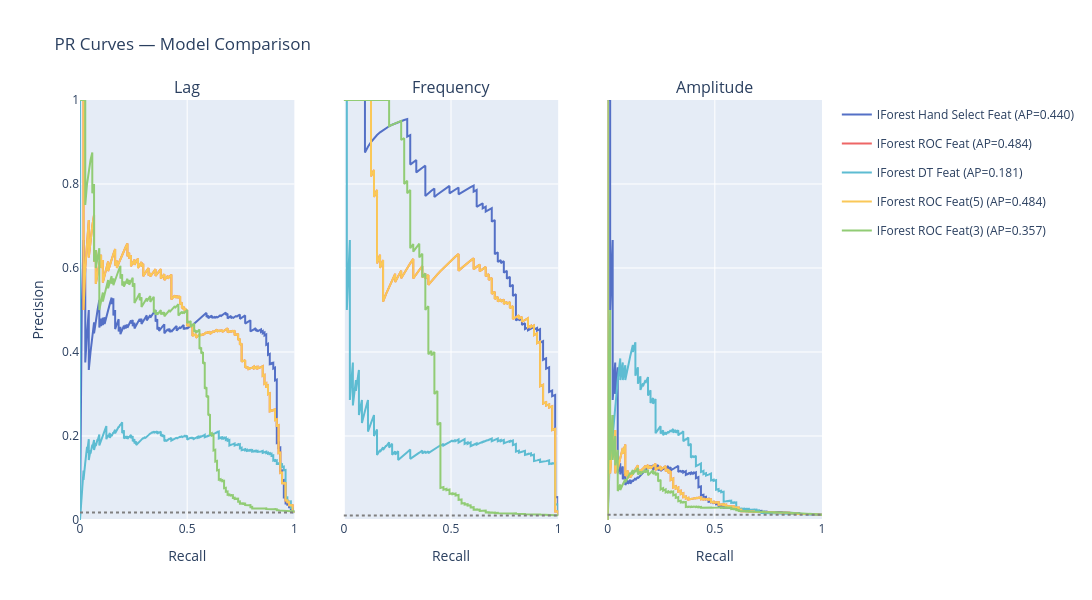

This figure's notebook cell:
### Code cell
ev = Evaluation(level="day")
fig = ev.plot_pr_curves_compared(
    # {k: c22_day_scores[k] for k in ["feat_diff", "clf_feat_select"]} | {"iforest_clf_select": iforest_day_scores_v2, "iforest_hand_select": iforest_day_scores_v1, "iforest_v3": iforest_day_scores_v3},
    iforest_day_scores,
    hvac_ds,
)
fig.show()

### Figure 1 — Plotly figure (JSON) as saved in the notebook; plotly's stock layout.template omitted (floating-point values rounded to 4 significant figures; data arrays with more than 128 entries replaced by an {"elided": "..."} marker saying what was removed)
{"data": [{"customdata": {"elided": "6819 float values"}, "hovertemplate": "<b>IForest Hand Select Feat</b><br>Recall: %{x:.3f}<br>Precision: %{y:.3f}<br>Threshold: %{customdata:.4f}<extra></extra>", "legendgroup": "IForest Hand Select Feat", "line": {"color": "#5470C6"}, "mode": "lines", "name": "IForest Hand Select Feat (AP=0.440)", "showlegend": true, "type": "scatter", "x": {"elided": "6819 float values"}, "xaxis": "x", "y": {"elided": "6819 float values"}, "yaxis": "y"}, {"customdata": {"elided": "6768 float values"}, "hovertemplate": "<b>IForest Hand Select Feat</b><br>Recall: %{x:.3f}<br>Precision: %{y:.3f}<br>Threshold: %{customdata:.4f}<extra></extra>", "legendgroup": "IForest Hand Select Feat", "line": {"color": "#5470C6"}, "mode": "lines", "name": "IForest Hand Select Feat (AP=0.742)", "showlegend": false, "type": "scatter", "x": {"elided": "6768 float values"}, "xaxis": "x2", "y": {"elided": "6768 float values"}, "yaxis": "y2"}, {"customdata": {"elided": "6782 float values"}, "hovertemplate": "<b>IForest Hand Select Feat</b><br>Recall: %{x:.3f}<br>Precision: %{y:.3f}<br>Threshold: %{customdata:.4f}<extra></extra>", "legendgroup": "IForest Hand Select Feat", "line": {"color": "#5470C6"}, "mode": "lines", "name": "IForest Hand Select Feat (AP=0.087)", "showlegend": false, "type": "scatter", "x": {"elided": "6782 float values"}, "xaxis": "x3", "y": {"elided": "6782 float values"}, "yaxis": "y3"}, {"customdata": {"elided": "6822 float values"}, "hovertemplate": "<b>IForest ROC Feat</b><br>Recall: %{x:.3f}<br>Precision: %{y:.3f}<br>Threshold: %{customdata:.4f}<extra></extra>", "legendgroup": "IForest ROC Feat", "line": {"color": "#EE6666"}, "mode": "lines", "name": "IForest ROC Feat (AP=0.484)", "showlegend": true, "type": "scatter", "x": {"elided": "6822 float values"}, "xaxis": "x", "y": {"elided": "6822 float values"}, "yaxis": "y"}, {"customdata": {"elided": "6770 float values"}, "hovertemplate": "<b>IForest ROC Feat</b><br>Recall: %{x:.3f}<br>Precision: %{y:.3f}<br>Threshold: %{customdata:.4f}<extra></extra>", "legendgroup": "IForest ROC Feat", "line": {"color": "#EE6666"}, "mode": "lines", "name": "IForest ROC Feat (AP=0.600)", "showlegend": false, "type": "scatter", "x": {"elided": "6770 float values"}, "xaxis": "x2", "y": {"elided": "6770 float values"}, "yaxis": "y2"}, {"customdata": {"elided": "6785 float values"}, "hovertemplate": "<b>IForest ROC Feat</b><br>Recall: %{x:.3f}<br>Precision: %{y:.3f}<br>Threshold: %{customdata:.4f}<extra></extra>", "legendgroup": "IForest ROC Feat", "line": {"color": "#EE6666"}, "mode": "lines", "name": "IForest ROC Feat (AP=0.064)", "showlegend": false, "type": "scatter", "x": {"elided": "6785 float values"}, "xaxis": "x3", "y": {"elided": "6785 float values"}, "yaxis": "y3"}, {"customdata": {"elided": "6843 float values"}, "hovertemplate": "<b>IForest DT Feat</b><br>Recall: %{x:.3f}<br>Precision: %{y:.3f}<br>Threshold: %{customdata:.4f}<extra></extra>", "legendgroup": "IForest DT Feat", "line": {"color": "#5DBCD2"}, "mode": "lines", "name": "IForest DT Feat (AP=0.181)", "showlegend": true, "type": "scatter", "x": {"elided": "6843 float values"}, "xaxis": "x", "y": {"elided": "6843 float values"}, "yaxis": "y"}, {"customdata": {"elided": "6793 float values"}, "hovertemplate": "<b>IForest DT Feat</b><br>Recall: %{x:.3f}<br>Precision: %{y:.3f}<br>Threshold: %{customdata:.4f}<extra></extra>", "legendgroup": "IForest DT Feat", "line": {"color": "#5DBCD2"}, "mode": "lines", "name": "IForest DT Feat (AP=0.203)", "showlegend": false, "type": "scatter", "x": {"elided": "6793 float values"}, "xaxis": "x2", "y": {"elided": "6793 float values"}, "yaxis": "y2"}, {"customdata": {"elided": "6807 float values"}, "hovertemplate": "<b>IForest DT Feat</b><br>Recall: %{x:.3f}<br>Precision: %{y:.3f}<br>Threshold: %{customdata:.4f}<extra></extra>", "legendgroup": "IForest DT Feat", "line": {"color": "#5DBCD2"}, "mode": "lines", "name": "IForest DT Feat (AP=0.135)", "showlegend": false, "type": "scatter", "x": {"elided": "6807 float values"}, "xaxis": "x3", "y": {"elided": "6807 float values"}, "yaxis": "y3"}, {"customdata": {"elided": "6822 float values"}, "hovertemplate": "<b>IForest ROC Feat(5)</b><br>Recall: %{x:.3f}<br>Precision: %{y:.3f}<br>Threshold: %{customdata:.4f}<extra></extra>", "legendgroup": "IForest ROC Feat(5)", "line": {"color": "#FAC858"}, "mode": "lines", "name": "IForest ROC Feat(5) (AP=0.484)", "showlegend": true, "type": "scatter", "x": {"elided": "6822 float values"}, "xaxis": "x", "y": {"elided": "6822 float values"}, "yaxis": "y"}, {"customdata": {"elided": "6770 float values"}, "hovertemplate": "<b>IForest ROC Feat(5)</b><br>Recall: %{x:.3f}<br>Precision: %{y:.3f}<br>Threshold: %{customdata:.4f}<extra></extra>", "legendgroup": "IForest ROC Feat(5)", "line": {"color": "#FAC858"}, "mode": "lines", "name": "IForest ROC Feat(5) (AP=0.600)", "showlegend": false, "type": "scatter", "x": {"elided": "6770 float values"}, "xaxis": "x2", "y": {"elided": "6770 float values"}, "yaxis": "y2"}, {"customdata": {"elided": "6785 float values"}, "hovertemplate": "<b>IForest ROC Feat(5)</b><br>Recall: %{x:.3f}<br>Precision: %{y:.3f}<br>Threshold: %{customdata:.4f}<extra></extra>", "legendgroup": "IForest ROC Feat(5)", "line": {"color": "#FAC858"}, "mode": "lines", "name": "IForest ROC Feat(5) (AP=0.064)", "showlegend": false, "type": "scatter", "x": {"elided": "6785 float values"}, "xaxis": "x3", "y": {"elided": "6785 float values"}, "yaxis": "y3"}, {"customdata": {"elided": "6431 float values"}, "hovertemplate": "<b>IForest ROC Feat(3)</b><br>Recall: %{x:.3f}<br>Precision: %{y:.3f}<br>Threshold: %{customdata:.4f}<extra></extra>", "legendgroup": "IForest ROC Feat(3)", "line": {"color": "#91CC75"}, "mode": "lines", "name": "IForest ROC Feat(3) (AP=0.357)", "showlegend": true, "type": "scatter", "x": {"elided": "6431 float values"}, "xaxis": "x", "y": {"elided": "6431 float values"}, "yaxis": "y"}, {"customdata": {"elided": "6380 float values"}, "hovertemplate": "<b>IForest ROC Feat(3)</b><br>Recall: %{x:.3f}<br>Precision: %{y:.3f}<br>Threshold: %{customdata:.4f}<extra></extra>", "legendgroup": "IForest ROC Feat(3)", "line": {"color": "#91CC75"}, "mode": "lines", "name": "IForest ROC Feat(3) (AP=0.386)", "showlegend": false, "type": "scatter", "x": {"elided": "6380 float values"}, "xaxis": "x2", "y": {"elided": "6380 float values"}, "yaxis": "y2"}, {"customdata": {"elided": "6392 float values"}, "hovertemplate": "<b>IForest ROC Feat(3)</b><br>Recall: %{x:.3f}<br>Precision: %{y:.3f}<br>Threshold: %{customdata:.4f}<extra></extra>", "legendgroup": "IForest ROC Feat(3)", "line": {"color": "#91CC75"}, "mode": "lines", "name": "IForest ROC Feat(3) (AP=0.056)", "showlegend": false, "type": "scatter", "x": {"elided": "6392 float values"}, "xaxis": "x3", "y": {"elided": "6392 float values"}, "yaxis": "y3"}], "layout": {"annotations": [{"font": {"size": 16}, "showarrow": false, "text": "Lag", "x": 0.1444, "xanchor": "center", "xref": "paper", "y": 1, "yanchor": "bottom", "yref": "paper"}, {"font": {"size": 16}, "showarrow": false, "text": "Frequency", "x": 0.5, "xanchor": "center", "xref": "paper", "y": 1, "yanchor": "bottom", "yref": "paper"}, {"font": {"size": 16}, "showarrow": false, "text": "Amplitude", "x": 0.8556, "xanchor": "center", "xref": "paper", "y": 1, "yanchor": "bottom", "yref": "paper"}], "height": 600, "shapes": [{"line": {"color": "gray", "dash": "dot"}, "type": "line", "x0": 0, "x1": 1, "xref": "x domain", "y0": 0.01783, "y1": 0.01783, "yref": "y"}, {"line": {"color": "gray", "dash": "dot"}, "type": "line", "x0": 0, "x1": 1, "xref": "x2 domain", "y0": 0.01045, "y1": 0.01045, "yref": "y2"}, {"line": {"color": "gray", "dash": "dot"}, "type": "line", "x0": 0, "x1": 1, "xref": "x3 domain", "y0": 0.01249, "y1": 0.01249, "yref": "y3"}], "title": {"text": "PR Curves — Model Comparison"}, "width": 1800, "xaxis": {"anchor": "y", "domain": [0, 0.2889], "range": [0, 1], "title": {"text": "Recall"}}, "xaxis2": {"anchor": "y2", "domain": [0.3556, 0.6444], "range": [0, 1], "title": {"text": "Recall"}}, "xaxis3": {"anchor": "y3", "domain": [0.7111, 1], "range": [0, 1], "title": {"text": "Recall"}}, "yaxis": {"anchor": "x", "domain": [0, 1], "range": [0, 1], "title": {"text": "Precision"}}, "yaxis2": {"anchor": "x2", "domain": [0, 1], "matches": "y", "showticklabels": false}, "yaxis3": {"anchor": "x3", "domain": [0, 1], "matches": "y", "showticklabels": false}}}
